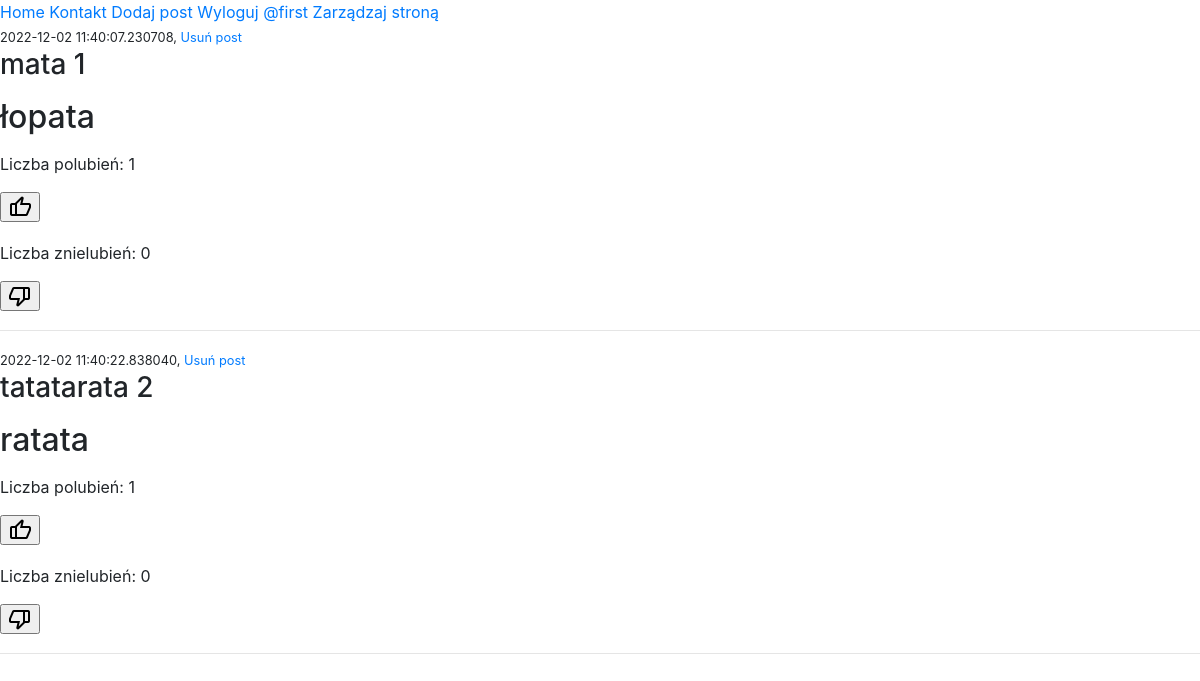
Screenshot of / (signed in) with the database file from the repository.
### kwiaciarnia/models.py (models this page shows, shortened)
class User(db.Model, UserMixin):
    id = db.Column(db.Integer(), primary_key=True)
    username = db.Column(db.String(length=64), nullable= False, unique=True)
    email = db.Column(db.String(), nullable= False, unique=True)
    password_hash = db.Column(db.String(length=16), nullable= False)
    is_admin = db.Column(db.Boolean(), default=False)
    @property
    def password(self):
        return self.password

class Posts(db.Model):
    id = db.Column(db.Integer(), primary_key=True)
    title = db.Column(db.String(length=128))
    body = db.Column(db.Text())
    added = db.Column(db.DateTime(), default=datetime.datetime.now())
    likes = db.Column(db.Integer(), default=0)
    dislikes = db.Column(db.Integer(), default=0)

### kwiaciarnia/routes.py (the view)
@app.route("/")
def home():
    all_posts = Posts.query.all()
    likes = Post_likes()
    dislike = Post_dislikes()
    like_status = True
    dislike_status = True
    posts = Posts()
    if not current_user.is_anonymous:
        if Post_likes.query.filter_by(user_like=current_user.id).first():
            like_status = True
        if Post_dislikes.query.filter_by(user_dislike=current_user.id).first():
            dislike_status = True
    else:
        pass
    return render_template('index.html', all_posts=all_posts, likes=likes, dislike=dislike, posts=posts, like_status=like_status, dislike_status=dislike_status)

### kwiaciarnia/models.py (called while the page is built)
@login_manager.user_loader
def load_user(user_id):
    return User.query.get(int(user_id))

### kwiaciarnia/templates/index.html (shortened to what this page needs)
{% extends 'base.html' %}
{% block content %}
<div>
    {% include 'includes/feed.html' %}
</div>
{% endblock %}

### kwiaciarnia/templates/includes/navbar.html
<div>
    <a href="{{ url_for('home') }}">Home</a>
    <a href="{{ url_for('contact') }}">Kontakt</a>
    {% if current_user.is_authenticated  %}
        <a href="{{ url_for('add_post') }}">Dodaj post</a>
        <a href="{{ url_for('logout') }}">Wyloguj</a>
        <a href="#">@{{current_user.username}}</a>
    {% else %}
        <a href="{{ url_for('login') }}">Zaloguj</a>
    {% endif %}
    {% if current_user.is_admin %}
        <a href="{{ url_for('manage') }}">Zarządzaj stroną</a>
    {% endif %}
</div>

### kwiaciarnia/templates/includes/feed.html (shortened to what this page needs)
<div>
    {% for post in all_posts %}
        <small>{{post.added}}, <a href="{{ url_for('delete_post', id=post.id ) }}">Usuń post</a></small>
        <h3>{{post.title}}  {{post.id}}</h3>
        <p><h2>{{post.body}}</h2></p>
        <div class="buttons">
            <p>Liczba polubień: {{likes.query.filter_by(post_like=post.id).count()}}</p>
            {% if current_user.is_authenticated %}
                <form action="{{ url_for('like_result', pk=post.id) }}" method="post">
                    {% if like_status %}
                    <p>
                        <span class="material-symbols-rounded">
                            <input type="submit" value="thumb_up">
                        </span>
                    </p>
                    {% else %}
                    <p>
                        <span class="material-symbols-outlined">
                            <input type="submit" value="thumb_up">
                        </span>
                    </p>
                    {% endif %}
                </form>
            {% endif %}
        </div>
        <div>
            <p>Liczba znielubień: {{dislike.query.filter_by(post_dislike=post.id).count()}}</p>
            {% if current_user.is_authenticated %}
                <form action="{{ url_for('dislike_result', pk=post.id) }}" method="post">
                    {% if dislike_status %}
                    <p>
                        <span class="material-symbols-rounded">
                            <input type="submit" value="thumb_down">
                        </span>
                    </p>
                    {% else %}
                    <p>
                        <span class="material-symbols-outlined">
                            <input type="submit" value="thumb_down">
                        </span>
                    </p>
                    {% endif %}
                </form>
            {% endif %}
        </div>
        <hr>
    {% endfor %}
</div>

### kwiaciarnia/static/styles/main.css (style rules this page uses)
.material-symbols-rounded { font-variation-settings: 'FILL' 1, 'wght' 400, 'GRAD' 0, 'opsz' 48 }

### rows the page displays
User: username "first"
Posts: added "2022-12-02 11:40:07.230708", title "mata", id "1", body "łopata", query.filter_by "1", query.filter_by "0"
Posts: added "2022-12-02 11:40:22.838040", title "tatatarata", id "2", body "ratata", query.filter_by "1", query.filter_by "0"
